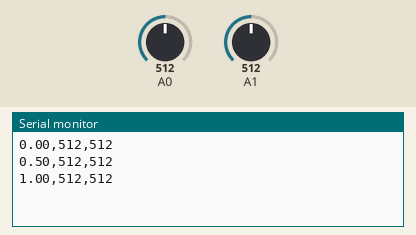
The sketch below on a simulated Arduino Uno, built with avr-gcc and run on an emulated ATmega328P. Parts: the last lines printed to the serial monitor. The test bench sets the inputs (shaded band); at power-on: A0 = 512, A1 = 512.

Above: at 1.3 s.
1.4 s: A0 set to 716
At 1.9 s:
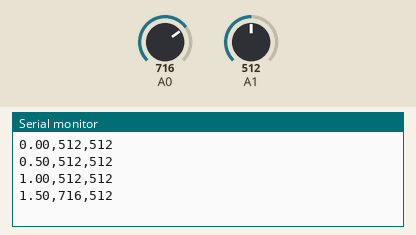
2.9 s: A1 set to 716
At 3.4 s:
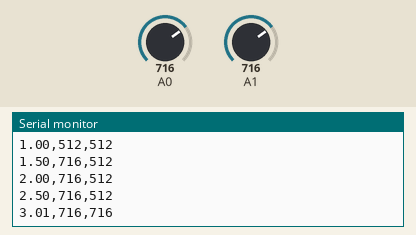
4.4 s: A0 set to 900
At 4.9 s:
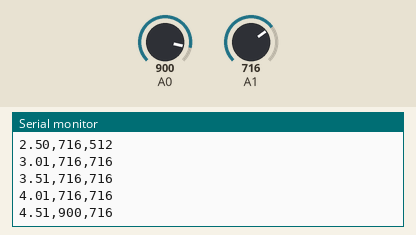
5.9 s: A1 set to 900
At 6.4 s:
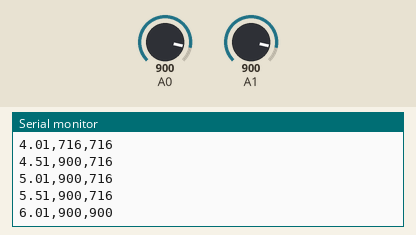
Timing chart, 0 to 8.4 s (numbered marks = the images above; inputs shaded):
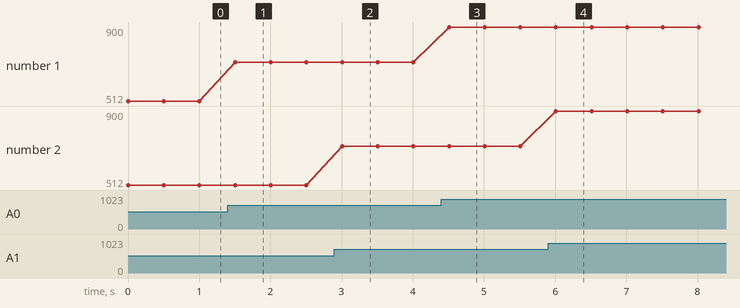

Measured:
- after the input at 1.4 s, the serial monitor: prints a new line after 0.10 s (image 1)
- after the input at 2.9 s, the serial monitor: prints a new line after 0.11 s (image 2)
- after the input at 4.4 s, the serial monitor: prints a new line after 0.11 s (image 3)
- after the input at 5.9 s, the serial monitor: prints a new line after 0.11 s (image 4)
- plotted number 1: 512 → 716 after the input at 1.4 s, 716 → 900 after the input at 4.4 s

The sketch:

analog.ino
```cpp
void setup()
{
    Serial.begin(9600); // Serial monitor at 9600 baudrate
}
void loop()
{
    int c0 = analogRead(0); // Channel 0 (A0) is selected
    int c1 = analogRead(1); // Channel 0 (A0) is selected
    Serial.print((float)millis()/1000);
    Serial.print(",");
    Serial.print(c0);
    Serial.print(",");
    Serial.println(c1);
    delay(500);
}
```
